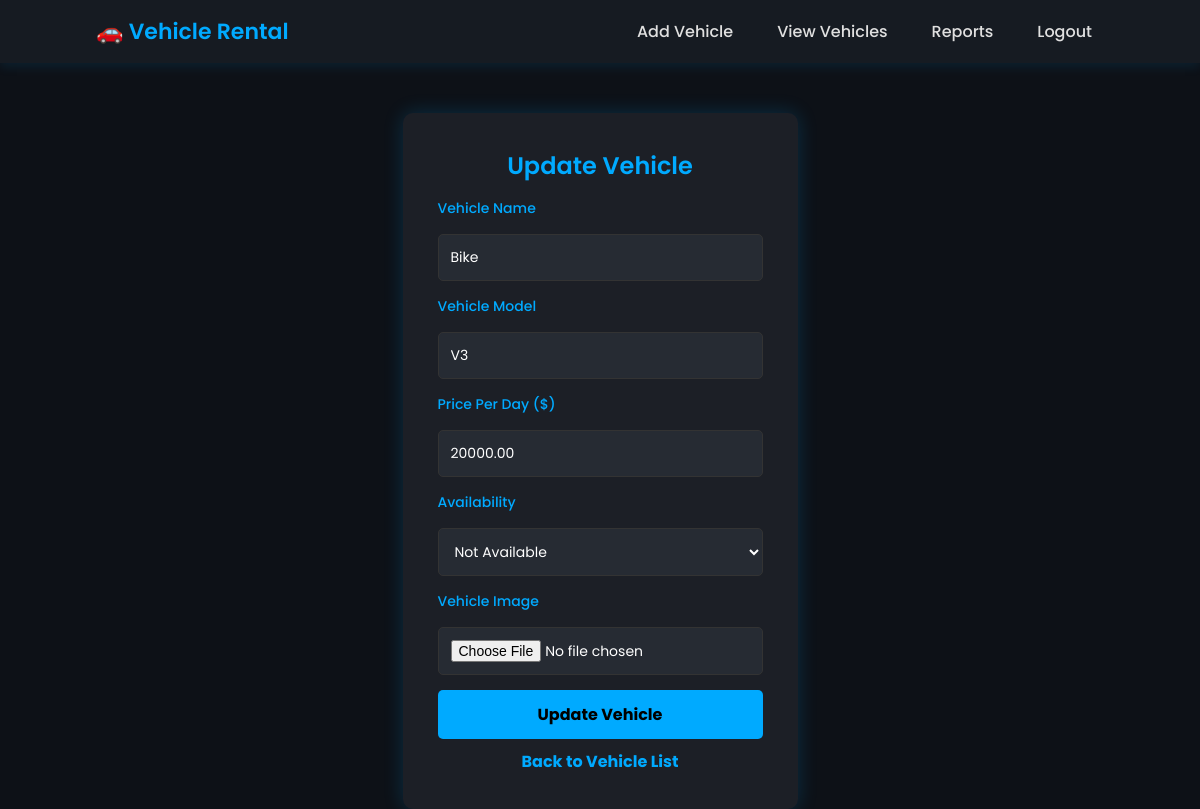
Screenshot of /updatevehicle/2/ with the database file from the repository.
### app/models.py (models this page shows, shortened)
class Vehicle(models.Model):
    staf = models.ForeignKey(Staf, on_delete=models.CASCADE, related_name="vehicles")  # Assign vehicles to Staf
    name = models.CharField(max_length=100)
    model = models.CharField(max_length=100)
    price_per_day = models.DecimalField(max_digits=10, decimal_places=2)
    availability = models.BooleanField(default=True)
    image = models.ImageField(upload_to="vehicle_images/", blank=True, null=True)  # Optional Image

### app/views.py (the view)
# urls.py: path("updatevehicle/<int:vehicle_id>/",views.update_vehicle,name='update_vehicle'),
def update_vehicle(request, vehicle_id):
    vehicle = get_object_or_404(Vehicle, id=vehicle_id)
    if request.method == "POST":
        form = VehicleForm(request.POST, request.FILES, instance=vehicle)
        if form.is_valid():
            vehicle = form.save(commit=False)
            vehicle.staf = vehicle.staf  # Retaining the existing staf value
            vehicle.save()
            messages.success(request, "Vehicle updated successfully!")
            return redirect("vehicle_list")
        else:
            messages.error(request, "Error updating vehicle. Please check the details.")
    else:
        form = VehicleForm(instance=vehicle)
    return render(request, "staf/update_vehicle.html", {"form": form})

### app/forms.py
class VehicleForm(forms.ModelForm):
    class Meta:
        model = Vehicle
        fields = ["name", "model", "price_per_day", "availability", "image"]

### templates/staf/update_vehicle.html (shortened to what this page needs)
<!DOCTYPE html>
<html lang="en">
<head>
</head>
<body>
    <nav class="navbar">
        <div class="logo"><a href="../stafhome">🚗 Vehicle Rental</a></div>
        <ul>
            <li><a href="{% url 'add_vehicle' %}">Add Vehicle</a></li>
            <li><a href="{% url 'vehicle_list' %}">View Vehicles</a></li>
            <li><a href="#">Reports</a></li>
            <li><a href="{% url 'logout' %}">Logout</a></li>
        </ul>
    </nav>
    <div class="container">
        <h2>Update Vehicle</h2>
        <form method="POST" enctype="multipart/form-data">
            <label for="id_name">Vehicle Name</label>
            <input type="text" name="{{ form.name.name }}" id="id_name" value="{{ form.instance.name }}" required>
            <label for="id_model">Vehicle Model</label>
            <input type="text" name="model" id="id_model" value="{{ form.instance.model }}" required>
            <label for="id_price_per_day">Price Per Day ($)</label>
            <input type="number" name="price_per_day" id="id_price_per_day" value="{{ form.instance.price_per_day }}" required>
            <label for="id_availability">Availability</label>
            <select name="availability" id="id_availability">
                <option value="False" {% if not form.instance.availability %}selected{% endif %}>Not Available</option>
            </select>
            <label for="id_image">Vehicle Image</label>
            <input type="file" name="image" id="id_image">
            <button type="submit" class="btn-primary">Update Vehicle</button>
        </form>
        <a href="{% url 'vehicle_list' %}" class="btn-secondary">Back to Vehicle List</a>
    </div>
</body>
</html>

### templates/staf/update_vehicle.html (style rules this page uses)
* { margin: 0; padding: 0; box-sizing: border-box; font-family: 'Poppins', sans-serif; }
body { background-color: #0d1117; color: #e0e0e0; display: flex; flex-direction: column; align-items: center; }
.navbar { display: flex; justify-content: space-between; align-items: center; width: 100%; background: #161b22; padding: 15px 8%; box-shadow: 0 4px 10px rgba(0, 170, 255, 0.1); }
.navbar .logo a { font-size: 22px; font-weight: 600; color: #00aaff; text-decoration: none; }
.navbar ul { list-style: none; display: flex; gap: 20px; }
.navbar ul li a { text-decoration: none; color: #e0e0e0; font-weight: 500; padding: 8px 12px; transition: 0.3s; }
.container { max-width: 450px; margin-top: 50px; background: #1c1f26; padding: 35px; border-radius: 10px; box-shadow: 0 0 20px rgba(0, 170, 255, 0.2); text-align: center; animation: fadeIn 0.5s ease-in-out; }
h2 { color: #00aaff; font-weight: 600; margin-bottom: 15px; }
form { display: flex; flex-direction: column; gap: 15px; }
label { font-size: 14px; text-align: left; color: #00aaff; font-weight: 500; }
input, select { padding: 12px; border: 1px solid #333; border-radius: 5px; background: #262b33; color: #fff; font-size: 14px; width: 100%; transition: 0.3s; }
.btn-primary { padding: 12px; background: #00aaff; border: none; border-radius: 5px; cursor: pointer; font-size: 16px; font-weight: bold; color: #000; transition: 0.3s; }
.btn-secondary { display: inline-block; margin-top: 10px; text-decoration: none; color: #00aaff; font-weight: bold; transition: 0.3s; }

### rows the page displays
Vehicle: name "Bike", model "V3", price_per_day "20000.00", availability "Not Available"
